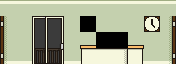

This game map was drawn from its Tiled (.tmx) file and the tilesets committed beside it. A one-line description and the trimmed map source follow:
An orthogonal 11x4 tile map with 16x16 px tiles, 1 tile layer (main) and 2 objects (2x item).

<map version="1.0" orientation="orthogonal" width="11" height="4" tilewidth="16" tileheight="16">
 <tileset firstgid="1" name="tiles" tilewidth="16" tileheight="16">
  <image source="../../../data/tiles.png" trans="000000" width="256" height="256" />
 </tileset>
 <layer name="main" width="11" height="4">
  <data>[44 cells, 44 non-empty, 25 distinct tile ids]</data>
 </layer>
 <objectgroup name="objects" width="11" height="4">
  <object type="item" x="96" y="32" width="16" height="16" />
  <object type="item" x="48" y="48" width="16" height="16" />
 </objectgroup>
</map>
